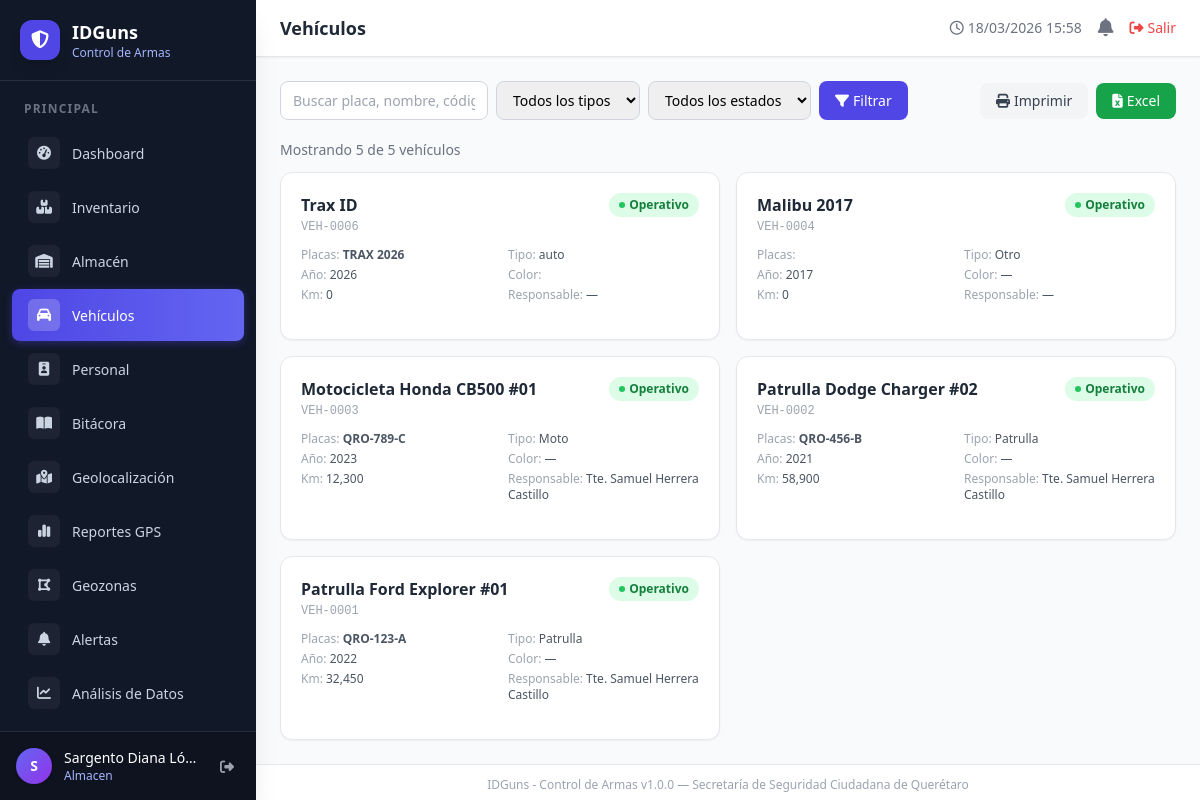
The page /vehiculos (signed in) on the database its author committed.
### tables this page shows
CREATE TABLE `users` (
  `id` int(10) UNSIGNED NOT NULL,
  `nombre` varchar(120) NOT NULL,
  `username` varchar(60) NOT NULL,
  `email` varchar(120) DEFAULT NULL,
  `password` varchar(255) NOT NULL,
  `rol` enum('superadmin','admin','almacen','bitacora') NOT NULL DEFAULT 'bitacora',
  `activo` tinyint(1) UNSIGNED NOT NULL DEFAULT '1',
  `created_at` datetime NOT NULL DEFAULT CURRENT_TIMESTAMP
);

CREATE TABLE `vehiculos` (
  `id` int(10) UNSIGNED NOT NULL,
  `activo_id` int(10) UNSIGNED NOT NULL,
  `tipo` varchar(80) NOT NULL DEFAULT 'otro',
  `placas` varchar(20) DEFAULT NULL,
  `anio` year(4) DEFAULT NULL,
  `color` varchar(40) DEFAULT NULL,
  `estado` enum('operativo','taller','baja') NOT NULL DEFAULT 'operativo',
  `kilometraje` int(10) UNSIGNED NOT NULL DEFAULT '0',
  `responsable_id` int(10) UNSIGNED DEFAULT NULL,
  `personal_id` int(10) UNSIGNED DEFAULT NULL COMMENT 'Responsable del vehículo (tabla personal)',
  `created_at` datetime NOT NULL DEFAULT CURRENT_TIMESTAMP
);

CREATE TABLE `activos` (
  `id` int(10) UNSIGNED NOT NULL,
  `codigo` varchar(30) NOT NULL,
  `nombre` varchar(150) NOT NULL,
  `categoria` varchar(80) NOT NULL DEFAULT 'otro',
  `marca` varchar(80) DEFAULT NULL,
  `modelo` varchar(80) DEFAULT NULL,
  `serie` varchar(80) DEFAULT NULL,
  `color` varchar(40) DEFAULT NULL,
  `estado` enum('activo','baja','mantenimiento') NOT NULL DEFAULT 'activo',
  `responsable_id` int(10) UNSIGNED DEFAULT NULL,
  `personal_id` int(10) UNSIGNED DEFAULT NULL COMMENT 'Responsable del activo (tabla personal)',
  `ubicacion` varchar(150) DEFAULT NULL,
  `descripcion` text,
  `fecha_adquisicion` date DEFAULT NULL,
  `valor` decimal(12,2) DEFAULT NULL,
  `imagen` varchar(255) DEFAULT NULL,
  `created_at` datetime NOT NULL DEFAULT CURRENT_TIMESTAMP
);

### app/controllers/BaseController.php (called while the page is built, shortened)
<?php
class BaseController
{
    protected function render(string $view, array $data = [], string $layout = 'main'): void
    {
        extract($data);
        $viewFile = ROOT_PATH . '/app/views/' . $view . '.php';
        require $viewFile;
    }
}

### app/controllers/VehicleController.php (called while the page is built, shortened)
<?php
class VehicleController extends BaseController
{
    private Vehicle $vehicleModel;
    public function __construct()
    {
        $this->vehicleModel = new Vehicle();
    }
    public function index(): void
    {
        $perPage  = 20;
        $page     = $this->currentPage();
        $filters  = [
            'estado' => $_GET['estado'] ?? '',
            'tipo'   => $_GET['tipo']   ?? '',
            'buscar' => $_GET['buscar'] ?? '',
        ];
        $all      = $this->vehicleModel->getWithDetails($filters);
        $total    = count($all);
        $pages    = (int) ceil($total / $perPage);
        $vehiculos= array_slice($all, ($page - 1) * $perPage, $perPage);
        $users    = (new User())->getAllActive();
        $this->render('vehicle/index', [
            'title'    => 'Vehículos',
            'flash'    => $this->getFlash(),
            'vehiculos'=> $vehiculos,
            'filters'  => $filters,
            'page'     => $page,
            'pages'    => $pages,
            'total'    => $total,
            'users'    => $users,
        ]);
    }
}

### index.php (called while the page is built, shortened)
<?php
require_once __DIR__ . '/config/database.php';
require_once __DIR__ . '/app/controllers/BaseController.php';
require_once __DIR__ . '/app/models/BaseModel.php';
$requestUri = parse_url($_SERVER['REQUEST_URI'] ?? '/', PHP_URL_PATH);
$uri        = $requestUri;
$uri = trim($uri ?: '/', '/');
$controller = null;
$action     = null;
if (isset($routes[$uri])) {
    [$controller, $action] = $routes[$uri];
}
$obj = new $controller();
$obj->$action();

### app/models/BaseModel.php (called while the page is built, shortened)
<?php
class BaseModel
{
    protected PDO    $db;
    protected string $table = '';
    public function __construct()
    {
        $this->db = Database::getInstance();
    }
    public function findAll(array $conditions = [], string $orderBy = 'id DESC', int $limit = 0, int $offset = 0): array
    {
        [$where, $params] = $this->buildWhere($conditions);
        $sql = "SELECT * FROM {$this->table}" . $where;
        if ($orderBy) $sql .= " ORDER BY {$orderBy}";
        $stmt = $this->db->prepare($sql);
        $stmt->execute($params);
        return $stmt->fetchAll();
    }
    public function query(string $sql, array $params = []): array
    {
        $stmt = $this->db->prepare($sql);
        $stmt->execute($params);
        return $stmt->fetchAll();
    }
    private function buildWhere(array $conditions): array
    {
        $wheres = [];
        $params = [];
        foreach ($conditions as $k => $v) {
            $placeholder      = ':' . str_replace('.', '_', $k);
            $wheres[]         = "{$k} = {$placeholder}";
            $params[$placeholder] = $v;
        }
        return [' WHERE ' . implode(' AND ', $wheres), $params];
    }
}

### config/database.php (called while the page is built, shortened)
<?php
class Database
{
    private static ?PDO $instance = null;
    public static function getInstance(): PDO
    {
        if (self::$instance === null) {
            $dsn     = 'mysql:host=' . DB_HOST . ';dbname=' . DB_NAME . ';charset=' . DB_CHARSET;
            $options = [
                PDO::ATTR_ERRMODE            => PDO::ERRMODE_EXCEPTION,
                PDO::ATTR_DEFAULT_FETCH_MODE => PDO::FETCH_ASSOC,
                PDO::ATTR_EMULATE_PREPARES   => false,
                PDO::MYSQL_ATTR_INIT_COMMAND => "SET NAMES utf8mb4 COLLATE utf8mb4_unicode_ci",
            ];
            self::$instance = new PDO($dsn, DB_USER, DB_PASS, $options);
        }
        return self::$instance;
    }
}

### app/models/User.php (called while the page is built, shortened)
<?php
class User extends BaseModel
{
    public function getAllActive(): array
    {
        return $this->findAll(['activo' => 1], 'nombre ASC');
    }
}

### app/models/Vehicle.php (called while the page is built, shortened)
<?php
class Vehicle extends BaseModel
{
    public function getWithDetails(array $filters = [], int $limit = 0, int $offset = 0): array
    {
        $where  = "WHERE 1=1";
        $params = [];
        $sql = "SELECT v.*, a.nombre, a.codigo, a.marca, a.modelo, a.color,
                       COALESCE(NULLIF(CONCAT_WS(' ', p.cargo, p.nombre, p.apellidos), ''), u.nombre) AS responsable_nombre
                FROM vehiculos v
                JOIN activos a ON v.activo_id = a.id
                LEFT JOIN personal p ON v.personal_id = p.id
                LEFT JOIN users u ON v.responsable_id = u.id
                {$where}
                ORDER BY v.id DESC";
        try {
            return $this->query($sql, $params);
        } catch (\Throwable $e) {
            $sqlFallback = "SELECT v.*, a.nombre, a.codigo, a.marca, a.modelo, a.color,
                       u.nombre AS responsable_nombre
                FROM vehiculos v
                JOIN activos a ON v.activo_id = a.id
                LEFT JOIN users u ON v.responsable_id = u.id
                {$where}
                ORDER BY v.id DESC";
            if ($limit > 0) $sqlFallback .= " LIMIT {$limit} OFFSET {$offset}";
            return $this->query($sqlFallback, $params);
        }
    }
}

### app/views/vehicle/index.php (the view, shortened to what this page needs)
<?php
$estadoColor = ['operativo'=>'green','taller'=>'yellow','baja'=>'red'];
$tipoLabel   = ['patrulla'=>'Patrulla','moto'=>'Moto','camioneta'=>'Camioneta','otro'=>'Otro'];
?>
<div class="flex flex-wrap items-center justify-between gap-3 mb-5">
    <form method="GET" action="<?= BASE_URL ?>/vehiculos" class="flex flex-wrap gap-2">
        <input type="text" name="buscar" placeholder="Buscar placa, nombre, código…"
               value="<?= htmlspecialchars($filters['buscar'], ENT_QUOTES,'UTF-8') ?>"
               class="border border-gray-300 rounded-lg px-3 py-2 text-sm focus:ring-indigo-500 focus:border-indigo-500 w-52">
        <select name="tipo" class="border border-gray-300 rounded-lg px-3 py-2 text-sm focus:ring-indigo-500 focus:border-indigo-500">
            <option value="">Todos los tipos</option>
        </select>
        <select name="estado" class="border border-gray-300 rounded-lg px-3 py-2 text-sm focus:ring-indigo-500 focus:border-indigo-500">
            <option value="">Todos los estados</option>
        </select>
        <button type="submit" class="bg-indigo-600 text-white px-4 py-2 rounded-lg text-sm hover:bg-indigo-700 transition-colors">
            <i class="fa-solid fa-filter mr-1"></i>Filtrar
        </button>
    </form>
    <div class="flex gap-2">
        <button onclick="window.print()"
                class="bg-gray-100 text-gray-700 px-4 py-2 rounded-lg text-sm hover:bg-gray-200 transition-colors">
            <i class="fa-solid fa-print mr-1"></i>Imprimir
        </button>
        <a href="<?= BASE_URL ?>/vehiculos/exportar?<?= http_build_query($filters) ?>"
           class="bg-green-600 text-white px-4 py-2 rounded-lg text-sm hover:bg-green-700 transition-colors">
            <i class="fa-solid fa-file-excel mr-1"></i>Excel
        </a>
    </div>
</div>
<p class="text-sm text-gray-500 mb-3">Mostrando <?= count($vehiculos) ?> de <?= $total ?> vehículos</p>
<div class="grid grid-cols-1 md:grid-cols-2 xl:grid-cols-3 gap-4">
<?php if (empty($vehiculos)): ?>
    <div class="md:col-span-3 text-center py-16 text-gray-400">
        <i class="fa-solid fa-car text-4xl block mb-3"></i>Sin vehículos registrados
    </div>
<?php else: ?>
<?php foreach ($vehiculos as $v):
    $sc = $estadoColor[$v['estado']] ?? 'gray';
?>
<div class="bg-white rounded-xl shadow-sm border border-gray-200 p-5 hover:shadow-md transition-shadow">
    <div class="flex items-start justify-between mb-3">
        <div>
            <p class="font-semibold text-gray-800"><?= htmlspecialchars($v['nombre']??($v['marca'].' '.$v['modelo']), ENT_QUOTES,'UTF-8') ?></p>
            <p class="text-xs text-gray-400 font-mono mt-0.5"><?= htmlspecialchars($v['codigo'], ENT_QUOTES,'UTF-8') ?></p>
        </div>
        <span class="inline-flex items-center gap-1 px-2.5 py-1 rounded-full text-xs font-semibold bg-<?= $sc ?>-100 text-<?= $sc ?>-700">
            <span class="w-1.5 h-1.5 rounded-full bg-<?= $sc ?>-500"></span>
            <?= ucfirst($v['estado']) ?>
        </span>
    </div>
    <div class="grid grid-cols-2 gap-x-4 gap-y-1 text-xs text-gray-600 mb-4">
        <div><span class="text-gray-400">Placas:</span> <strong><?= htmlspecialchars($v['placas']??'—', ENT_QUOTES,'UTF-8') ?></strong></div>
        <div><span class="text-gray-400">Tipo:</span> <?= $tipoLabel[$v['tipo']]??$v['tipo'] ?></div>
        <div><span class="text-gray-400">Año:</span> <?= htmlspecialchars($v['anio'] ?? $v['año'] ?? '—', ENT_QUOTES,'UTF-8') ?></div>
        <div><span class="text-gray-400">Color:</span> <?= htmlspecialchars($v['color']??'—', ENT_QUOTES,'UTF-8') ?></div>
        <div><span class="text-gray-400">Km:</span> <?= number_format($v['kilometraje']??0) ?></div>
        <div><span class="text-gray-400">Responsable:</span> <?= htmlspecialchars($v['responsable_nombre']??'—', ENT_QUOTES,'UTF-8') ?></div>
    </div>
</div>
<?php endforeach; ?>
<?php endif; ?>
</div>

### rows shown on the page
users: id "5"
vehiculos: activo.nombre "Trax ID", activo.codigo "VEH-0006", estado "Operativo", placas "TRAX 2026", tipo "auto", anio "2026", kilometraje "0", responsable_nombre "—"
vehiculos: activo.nombre "Malibu 2017", activo.codigo "VEH-0004", estado "Operativo", tipo "Otro", anio "2017", activo.color "—", kilometraje "0", responsable_nombre "—"
vehiculos: activo.nombre "Motocicleta Honda CB500 #01", activo.codigo "VEH-0003", estado "Operativo", placas "QRO-789-C", tipo "Moto", anio "2023", activo.color "—", kilometraje "12,300", responsable_nombre "Tte. Samuel Herrera Castillo"
vehiculos: activo.nombre "Patrulla Dodge Charger #02", activo.codigo "VEH-0002", estado "Operativo", placas "QRO-456-B", tipo "Patrulla", anio "2021", activo.color "—", kilometraje "58,900", responsable_nombre "Tte. Samuel Herrera Castillo"
vehiculos: activo.nombre "Patrulla Ford Explorer #01", activo.codigo "VEH-0001", estado "Operativo", placas "QRO-123-A", tipo "Patrulla", anio "2022", activo.color "—", kilometraje "32,450", responsable_nombre "Tte. Samuel Herrera Castillo"

### other values the page prints
$label "Dashboard Inventario Almacén Vehículos Personal Bitácora Geolocalización Reportes GPS Geozonas Alertas Análisis de Datos"
substr($_SESSION['user_name'] ?? 'U', 0, 1) "S"
$_SESSION['user_name'] "Sargento Diana Ló…"
$_SESSION['user_role'] "Almacen"
$title "Vehículos"
count($vehiculos) "5"
APP_NAME "IDGuns - Control de Armas"
APP_VERSION "1.0.0"
